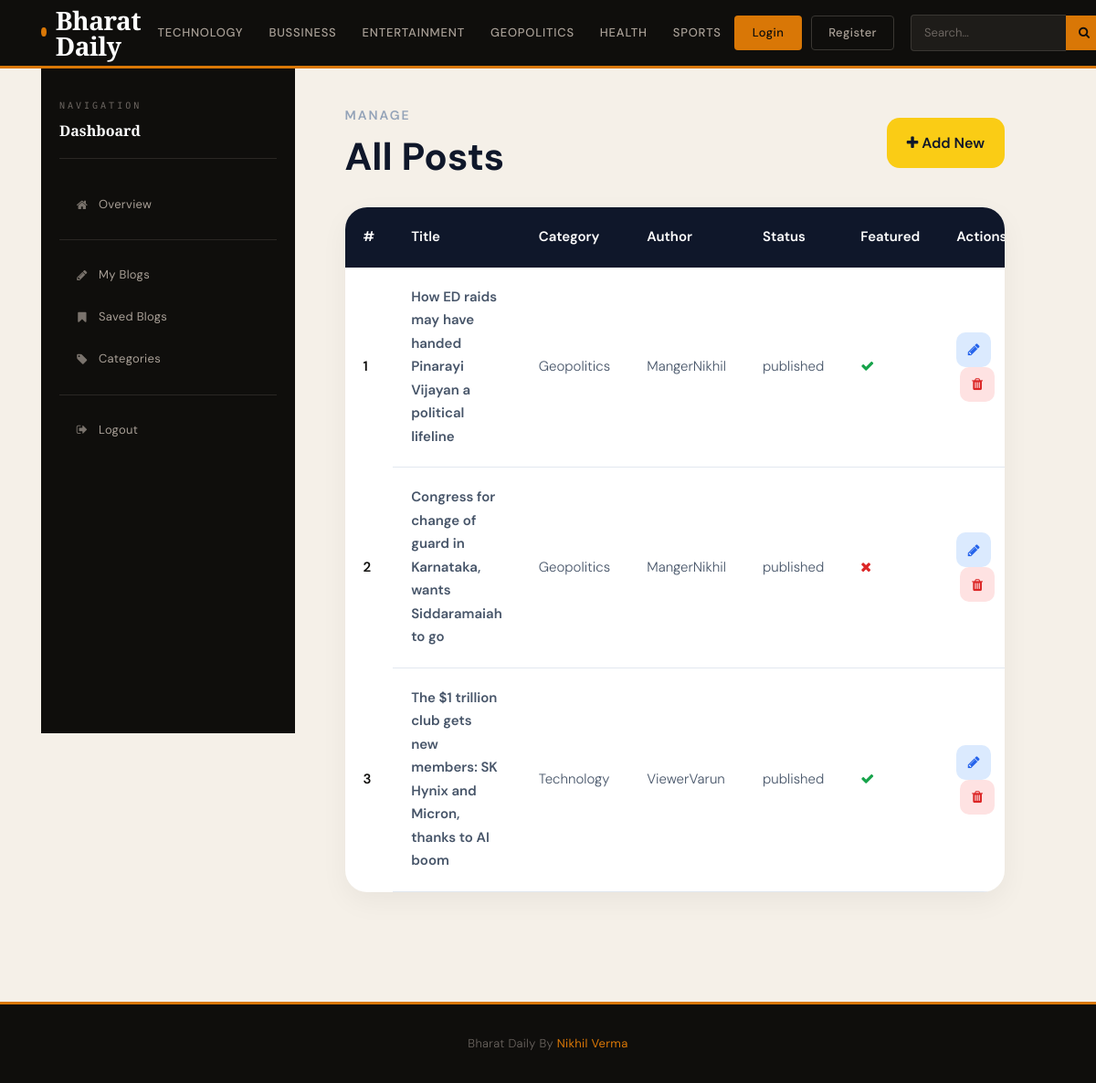
The app's page /dashboard/posts/, older data.
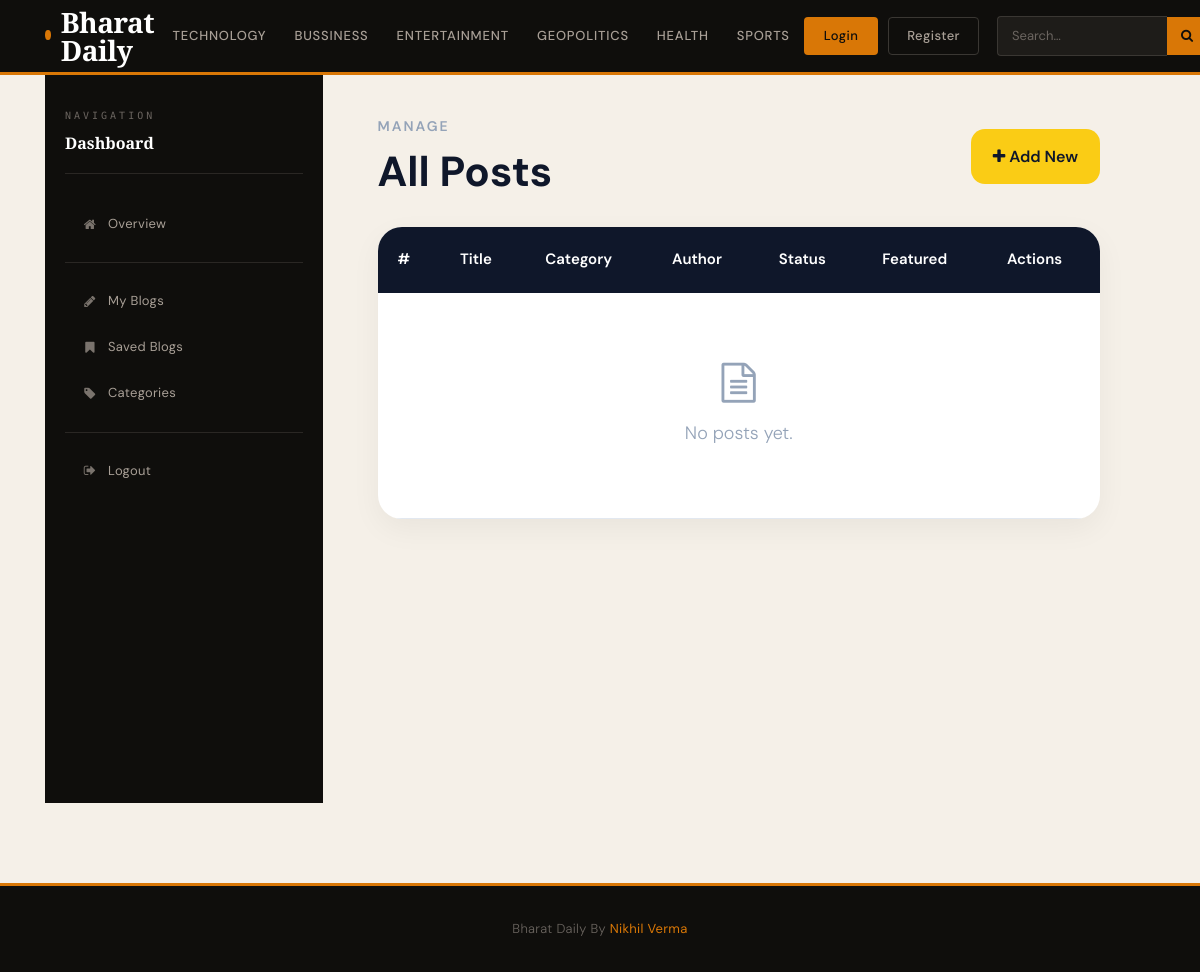
The same page, newer data.
### blog/models.py (models this page shows, shortened)
class Category(models.Model):
    category_name=models.CharField(max_length=50,unique=True)
    created_at=models.DateTimeField(auto_now_add=True)
    updated_at=models.DateTimeField(auto_now=True)
    class Meta:
        verbose_name_plural = 'categories'
    def __str__(self):       #It is the strign representation of the category model
        return self.category_name

class Blog(models.Model):
    title = models.CharField(max_length=150)
    slug = models.SlugField(max_length=150,unique=True,blank=True)
    category = models.ForeignKey(Category, on_delete=models.CASCADE)
    author=models.ForeignKey(User , on_delete=models.CASCADE)
    featured_image = models.ImageField(upload_to='uplaod/%Y/%m/%d') #we are creating a folder and mentionig the date time year for the image
    short_description = models.TextField(max_length=500)
    blog_body =models.TextField(max_length=2000)
    status = models.CharField(max_length=20,choices=STATUS_BLOG)
    featured = models.BooleanField(default=False)
    created_at= models.DateTimeField(auto_now_add=True)
    updated_at = models.DateTimeField(auto_now=True)
    marked_posts = models.ManyToManyField(
        User,
        blank=True,
        related_name='saved_posts'
    )

### dashboards/views.py (the view)
# urls.py: path('posts/',views.posts,name='posts'),
def posts(request):
    posts = Blog.objects.all()
    context={
        'posts':posts,
    }
    return render(request,'dashboard/posts.html',context)

### blog/context_processor.py (called while the page is built)
def get_categories(request):
      categories = Category.objects.all()
      return dict(categories=categories)

def get_social_link(request):
      social_link = SocialLink.objects.all()
      return dict(social_link=social_link)

### templates/dashboard/posts.html (shortened to what this page needs)
{% extends 'base.html' %}
{% block content %}
<div class="row m-0" style="min-height:calc(100vh - 72px);">
    {% include 'dashboard/sidebar.html' %}
    <div class="col-md-9">
        <div class="dash-content">
            <div class="dash-page-header">
                <div>
                    <p class="dash-page-label">Manage</p>
                    <h1 class="dash-page-title">All Posts</h1>
                </div>
                <a href="{% url 'add_post' %}" class="dash-add-btn">
                    <i class="fa fa-plus"></i> Add New
                </a>
            </div>
            <div class="dash-table-wrap">
                <table class="dash-table">
                    <thead>
                        <tr>
                            <th>#</th>
                            <th>Title</th>
                            <th>Category</th>
                            <th>Author</th>
                            <th>Status</th>
                            <th>Featured</th>
                            <th>Actions</th>
                        </tr>
                    </thead>
                    <tbody>
                        {% for post in posts %}
                        <tr>
                            <th>{{ forloop.counter }}</th>
                            <td class="cell-title">{{ post.title }}</td>
                            <td><span class="status-pill">{{ post.category }}</span></td>
                            <td>{{ post.author }}</td>
                            <td><span class="status-pill">{{ post.status }}</span></td>
                            <td>
                                {% if post.featured %}
                                <i class="fa fa-check" style="color:#16a34a;"></i>
                                {% else %}
                                <i class="fa fa-times" style="color:#dc2626;"></i>
                                {% endif %}
                            </td>
                            <td>
                                <a href="{% url 'edit_post' post.id %}" class="dash-action dash-action-edit">
                                    <i class="fa fa-pencil"></i>
                                </a>
                                <a href="{% url 'delete_post' post.id %}" class="dash-action dash-action-delete ml-1">
                                    <i class="fa fa-trash"></i>
                                </a>
                            </td>
                        </tr>
                        {% empty %}
                        <tr>
                            <td colspan="7">
                                <div class="dash-empty">
                                    <i class="fa fa-file-text-o"></i>
                                    No posts yet.
                                </div>
                            </td>
                        </tr>
                        {% endfor %}
                    </tbody>
                </table>
            </div>
        </div>
    </div>
</div>
{% endblock %}

### templates/base.html (shortened to what this page needs)
{% load static %}
<!DOCTYPE html>
<html lang="en">
<head>
    <link rel="stylesheet" href="https://stackpath.bootstrapcdn.com/bootstrap/4.5.2/css/bootstrap.min.css">
    <link rel="stylesheet" href="https://cdnjs.cloudflare.com/ajax/libs/font-awesome/4.7.0/css/font-awesome.min.css">
</head>
<body>
    <header class="main-header">
        <div class="container">
            <div class="header-inner">
                <a class="logo" href="/">
                    <span class="logo-dot"></span>
                    Bharat Daily
                </a>
                <ul class="nav-cats d-none d-lg-flex">
                    {% for cat in categories %}
                    <li>
                        <a href="{% url 'posts_by_category' cat.id %}">{{ cat.category_name }}</a>
                    </li>
                    {% endfor %}
                </ul>
                <div class="nav-actions">
                    {% if user.is_authenticated %}
                        <a class="btn-dashboard" href="{% url 'dashboard' %}">Dashboard</a>
                        <a class="btn-auth-logout" href="{% url 'logout' %}">Logout</a>
                    {% else %}
                        <a class="btn-auth-login" href="{% url 'login' %}">Login</a>
                        <a class="btn-auth-register" href="{% url 'register' %}">Register</a>
                    {% endif %}
                    <form action="{% url 'search' %}" method="get" class="search-form ml-2">
                        <input type="search" class="search-input" placeholder="Search…" name="keyword">
                        <button type="submit" class="search-btn"><i class="fa fa-search"></i></button>
                    </form>
                </div>
            </div>
        </div>
    </header>
    <div class="page-wrapper">
        <div class="container">
            {% block content %}{% endblock %}
        </div>
    </div>
    <footer>
        <div class="container">
            <p>Bharat Daily By <strong>Nikhil Verma</strong></p>
        </div>
    </footer>
</body>
</html>

### templates/dashboard/sidebar.html (shortened to what this page needs)
<div class="col-md-3 p-0">
    <div class="dash-sidebar">
        <div class="dash-sidebar-inner">
            <p class="dash-user-label">Navigation</p>
            <div class="dash-section-title">Dashboard</div>
            <ul class="dash-nav">
                <li>
                    <a href="{% url 'dashboard' %}" class="{% if '/dashboard/' == request.path %}active{% endif %}">
                        <i class="fa fa-home"></i> Overview
                    </a>
                </li>
                <div class="dash-nav-divider"></div>
                <li>
                    <a href="{% url 'my_posts' %}" class="{% if '/my_posts' in request.path %}active{% endif %}">
                        <i class="fa fa-pencil"></i> My Blogs
                    </a>
                </li>
                <li>
                    <a href="{% url 'saved_posts' %}" class="{% if '/saved_posts' in request.path %}active{% endif %}">
                        <i class="fa fa-bookmark"></i> Saved Blogs
                    </a>
                </li>
                <li>
                    <a href="{% url 'categories' %}" class="{% if '/categories/' in request.path %}active{% endif %}">
                        <i class="fa fa-tag"></i> Categories
                    </a>
                </li>
                <div class="dash-nav-divider"></div>
                <li class="dash-logout">
                    <a href="{% url 'logout' %}">
                        <i class="fa fa-sign-out"></i> Logout
                    </a>
                </li>
            </ul>
        </div>
    </div>
</div>

### templates/base.html (style rules this page uses)
:root { --ink: #0f0e0c; --cream: #f5f0e8; --amber: #d97706; --amber-light: #fbbf24; --muted: #6b6560; --border: #e2ddd6; --white: #ffffff; --card-bg: #ffffff; --surface: #faf8f5; }
* { margin: 0; padding: 0; box-sizing: border-box; }
body { background: var(--cream); color: var(--ink); font-family: 'DM Sans', sans-serif; font-weight: 300; line-height: 1.7; }
.main-header { background: var(--ink); position: sticky; top: 0; z-index: 1000; border-bottom: 3px solid var(--amber); }
.header-inner { display: flex; align-items: center; justify-content: space-between; padding: 0 0; min-height: 72px; }
.logo { font-family: 'Playfair Display', serif; font-size: 28px; font-weight: 900; color: var(--white) !important; text-decoration: none !important; letter-spacing: -0.5px; display: flex; align-items: center; gap: 10px; line-height: 1; }
.logo-dot { width: 10px; height: 10px; background: var(--amber); border-radius: 50%; display: inline-block; margin-bottom: 2px; }
.nav-cats { display: flex; align-items: center; gap: 0; list-style: none; margin: 0; padding: 0; }
.nav-cats li a { color: #a89f96 !important; font-size: 13px; font-weight: 500; text-decoration: none; letter-spacing: 0.8px; text-transform: uppercase; padding: 24px 14px; display: block; transition: color 0.2s, background 0.2s; border-bottom: 3px solid transparent; margin-bottom: -3px; }
.nav-actions { display: flex; align-items: center; gap: 10px; }
.btn-auth-login { background: var(--amber); color: var(--ink) !important; font-size: 13px; font-weight: 500; padding: 8px 20px; border-radius: 4px; text-decoration: none; letter-spacing: 0.4px; transition: background 0.2s; border: none; }
.btn-auth-register { background: transparent; color: #a89f96 !important; font-size: 13px; font-weight: 500; padding: 7px 18px; border-radius: 4px; text-decoration: none; letter-spacing: 0.4px; border: 1px solid #3a3733; transition: all 0.2s; }
.search-form { display: flex; align-items: center; }
.search-input { background: #1e1c19; border: 1px solid #3a3733; border-right: none; color: var(--white); font-size: 13px; font-family: 'DM Sans', sans-serif; padding: 8px 14px; border-radius: 4px 0 0 4px; width: 170px; outline: none; transition: border-color 0.2s; }
.search-input::placeholder { color: #6b6560; }
.search-btn { background: var(--amber); border: none; color: var(--ink); padding: 8px 14px; border-radius: 0 4px 4px 0; cursor: pointer; transition: background 0.2s; font-size: 13px; }
.page-wrapper { min-height: calc(100vh - 72px - 80px); }
footer { background: var(--ink); color: #6b6560; text-align: center; padding: 32px 0; margin-top: 80px; border-top: 3px solid var(--amber); }
footer p { font-size: 13px; margin: 0; letter-spacing: 0.3px; }
footer strong { color: var(--amber); }

### templates/dashboard/_dash_styles.html (style rules this page uses)
.dash-content { padding:40px; width:100%; }
.dash-page-header { display:flex; justify-content:space-between; align-items:center; margin-bottom:30px; }
.dash-page-label { font-size:14px; font-weight:600; color:#94a3b8; text-transform:uppercase; letter-spacing:2px; margin-bottom:8px; }
.dash-page-title { font-size:42px; font-weight:700; color:#0f172a; margin:0; }
.dash-add-btn { background:#facc15; color:#0f172a; padding:14px 22px; border-radius:14px; font-weight:600; text-decoration:none !important; transition:0.3s; }
.dash-table-wrap { background:white; border-radius:24px; overflow:hidden; box-shadow:0 10px 30px rgba(0,0,0,0.05); }
.dash-table { width:100%; border-collapse:collapse; }
.dash-table thead { background:#0f172a; color:white; }
.dash-table th { padding:20px; font-size:15px; font-weight:600; }
.dash-table td { padding:20px; border-bottom:1px solid #e2e8f0; color:#475569; font-size:15px; }
.dash-empty { padding:50px; text-align:center; color:#94a3b8; font-size:18px; }
.dash-empty i { font-size:40px; margin-bottom:15px; display:block; }

Row changes from the older to the newer data that the page shows:
removed Blog: title "How ED raids may have handed Pinarayi Vijayan a political lifeline", category "Geopolitics", author "MangerNikhil", status "published", featured True (drawn)
removed Blog: title "Congress for change of guard in Karnataka, wants Siddaramaiah to go", category "Geopolitics", author "MangerNikhil", status "published", featured False (drawn)
removed Blog: title "The $1 trillion club gets new members: SK Hynix and Micron, thanks to AI boom", category "Technology", author "ViewerVarun", status "published", featured True (drawn)
Text that changed along with them:
text now shown: "No posts yet."
